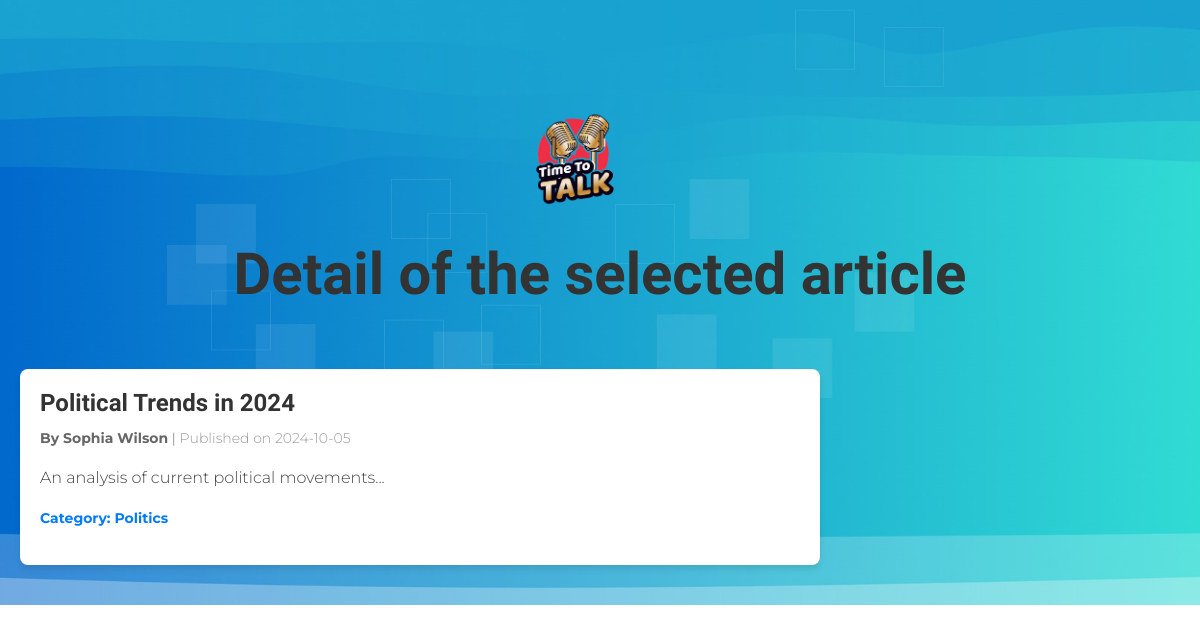
The app's page /article.php?id=10 with its own data.
### tables this page shows
CREATE TABLE IF NOT EXISTS `article` (
  `id` int NOT NULL AUTO_INCREMENT,
  `title` varchar(50) NOT NULL,
  `content` text NOT NULL,
  `date_pub` date DEFAULT NULL,
  `category_id` int DEFAULT NULL,
  `author_id` int DEFAULT NULL,
  PRIMARY KEY (`id`),
  KEY `category_id` (`category_id`),
  KEY `author_id` (`author_id`)
);

CREATE TABLE IF NOT EXISTS `category` (
  `id` int NOT NULL AUTO_INCREMENT,
  `name` varchar(100) NOT NULL,
  PRIMARY KEY (`id`)
);

### article.php (called while the page is built)
<?php
require_once('./Models/Database.class.php');
require_once('./Models/Article.class.php');
$modelArticle = new Article;
if (isset($_GET['id'])) {
    $articleInfos = $modelArticle->getBYID($_GET['id']);
} elseif (isset($_GET['content'])) {
    $articleInfos = $modelArticle->getContent($_GET['content']);
} elseif (isset($_GET['category_id'])) {
    $articleInfos = $modelArticle->getCategory($_GET['category_id']);
} elseif (isset($_GET['date_pub'])) {
    $articleInfos = $modelArticle->getDate_pub($_GET['date_pub']);
}
require_once('./Views/articleView.php');

### Models/Database.class.php (called while the page is built, shortened)
<?php
abstract class Database
{
    public function __construct()
    {
        $this->db = new PDO("mysql:host=localhost;dbname=blog;charset=utf8", "root", '');
    }
}

### Models/Article.class.php (called while the page is built, shortened)
<?php
class Article extends Database
{
    protected $base = "SELECT article.*, author.id , author.phone, author.address, author.dob, CONCAT(author.firstname, ' ', author.lastname) AS author , category.id, category.name AS category
    FROM article
    LEFT JOIN author ON article.author_id = author.id
    LEFT JOIN category ON article.category_id = category.id ";
    public function getBYID($id)
    {
        $request = $this->db->prepare($this->base . "WHERE article.id = :id");
        $request->bindParam(':id', $id, PDO::PARAM_INT);
        $request->execute();
        $data = $request->fetchAll(PDO::FETCH_ASSOC);
        return $data;
    }
}

### Views/articleView.php (the view, shortened to what this page needs)
<!DOCTYPE html>
<html lang="en">
<head>
    <link rel="stylesheet" href="Assets/style.css">
    <link rel="stylesheet" href="https://cdnjs.cloudflare.com/ajax/libs/font-awesome/6.0.0-beta3/css/all.min.css" />
    <link rel="stylesheet" href="./Assets/css/bootstrap.min.css">
    <link rel="stylesheet" href="./Assets/css/bootstrap-icons.css">
    <link rel="stylesheet" href="./Assets/css/owl.carousel.min.css">
    <link rel="stylesheet" href="./Assets/css/owl.theme.default.min.css">
    <link href="./Assets/css/templatemo-pod-talk.css" rel="stylesheet">
</head>
<body>
    <section class="hero-section">
        <div class="container">
            <a class="navbar-brand me-lg-5 me-0" href="index.php">
                <img src="images/pod-talk-logo.png" class="logo-image img-fluid" alt="templatemo pod talk">
            </a>
        </div>
        <h1 class="title"> Detail of the selected article</h1>
        <?php if (!empty($articleInfos)): ?>
            <div class="article-grid-detail">
                <?php foreach ($articleInfos as $articleInfo) : ?>
                    <div class="article-card">
                        <h2 class="article-title"><?= $articleInfo['title']; ?></h2>
                        <p class="article-meta">
                            <span class="article-author">By <?= $articleInfo['author']; ?></span> |
                            <span class="article-date">Published on <?= $articleInfo['date_pub']; ?></span>
                        </p>
                        <p class="article-content"><?= $articleInfo['content']; ?></p>
                        <p class="article-category">Category: <?= $articleInfo['category']; ?></p>
                    </div>
                <?php endforeach; ?>
            <?php else : ?>
                <h1 class="recordError"> No Records Found</h1>
            <?php endif ?>
    </section>
</body>
</html>

### Assets/style.css (style rules this page uses)
body, h1, h3, p, form { margin: 0; padding: 0; box-sizing: border-box; }
body { font-family: Arial, sans-serif; line-height: 1.6; background-color: #f4f4f4; color: #333; padding: 0; margin: 0; }
.title { text-align: center; color: #333; margin: 20px 0; }
.article-card { background-color: #fff; border-radius: 8px; box-shadow: 0 4px 6px rgba(0, 0, 0, 0.1); overflow: hidden; padding: 15px; width: 300px; transition: transform 0.3s ease, box-shadow 0.3s ease; }
.article-title { font-size: 18px; color: #333; margin-bottom: 10px; }
.article-date, .article-author { font-size: 14px; color: #666; }
body, h1, h2, p { margin: 0; padding: 0; box-sizing: border-box; }
.article-grid-detail { display: flex; flex-direction: column; align-items: center; padding: 20px; }
.article-card { background-color: #fff; border-radius: 8px; box-shadow: 0 4px 6px rgba(0, 0, 0, 0.1); overflow: hidden; padding: 20px; width: 80%; max-width: 800px; margin: 20px 0; }
.article-title { font-size: 24px; color: #333; margin-bottom: 10px; }
.article-meta { font-size: 14px; color: #666; margin-bottom: 15px; }
.article-author, .article-date { display: inline; }
.article-author { font-weight: bold; }
.article-date { color: #999; }
.article-content { font-size: 16px; line-height: 1.8; color: #444; margin-bottom: 15px; }
.article-category { font-size: 14px; color: #007bff; font-weight: bold; }
.article-grid-detail { display: flex; flex-direction: row; flex-wrap: wrap; }

### Assets/css/templatemo-pod-talk.css (style rules this page uses)
:root { --white-color: #ffffff; --primary-color: #00cc99; --secondary-color: #0066cc; --section-bg-color: #f0f8ff; --custom-btn-bg-color: #0066cc; --custom-btn-bg-hover-color: #00cc99; --dark-color: #000000; --p-color: #717275; --border-color: #7fffd4; --link-hover-color: #0066cc; --body-font-family: "Montserrat", sans-serif; --title-font-family: "Sono", sans-serif; --h1-font-size: 58px; --h2-font-size: 46px; --h3-font-size: 32px; --h4-font-size: 28px; --h5-font-size: 24px; --h6-font-size: 22px; --p-font-size: 16px; --menu-font-size: 14px; --border-radius-large: 100px; --border-radius-medium: 20px; --border-radius-small: 10px; --font-weight-light: 300; --font-weight-normal: 400; --font-weight-medium: 500; --font-weight-semibold: 600; --font-weight-bold: 700; }
body { background-color: var(--white-color); font-family: var(--body-font-family); }
h2, h3, h4, h5, h6 { color: var(--dark-color); }
h1, h2, h3, h4, h5, h6 { font-family: var(--title-font-family); font-weight: var(--font-weight-semibold); }
h1 { font-size: var(--h1-font-size); font-weight: var(--font-weight-bold); }
h2 { font-size: var(--h2-font-size); font-weight: var(--font-weight-bold); }
p { color: var(--p-color); font-size: var(--p-font-size); font-weight: var(--font-weight-light); }
a, button { touch-action: manipulation; transition: all 0.3s; }
a { display: inline-block; color: var(--primary-color); text-decoration: none; }
.logo-image { width: 120px; height: auto; }
.navbar-brand, .navbar-brand:hover { font-size: var(--h3-font-size); font-weight: var(--font-weight-bold); display: flex; justify-content: center; }
.hero-section { background-image: url("../images/templatemo-wave-banner.jpg"), linear-gradient(#348cd2, #ffffff); background-repeat: no-repeat; background-size: 108% 76%; background-position: top; padding-top: 100px; }
@media screen and (max-width: 1240px) { .hero-section { background-size: 116%; } }

### records on screen
article: title "Political Trends in 2024", author "Sophia Wilson", date_pub "2024-10-05", content "An analysis of current political movements...", category.name "Politics"
